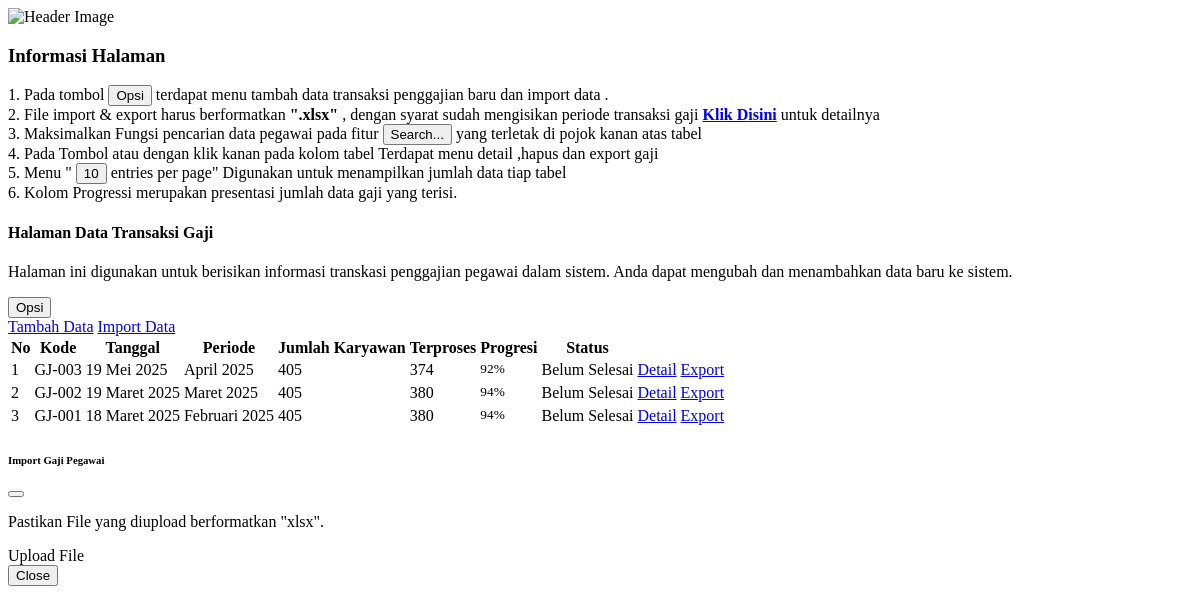
The page /views/gaji/data-gaji.php on the database its author committed.
### tables this page shows
CREATE TABLE `transaksi_gaji` (
  `id` int(11) NOT NULL,
  `kode_transaksi` varchar(100) NOT NULL,
  `tgl_transaksi` date NOT NULL,
  `periode_bulan` varchar(100) NOT NULL,
  `periode_tahun` varchar(100) NOT NULL,
  `jumlah_karyawan` int(11) NOT NULL,
  `proses` int(11) NOT NULL,
  `total_gaji` int(11) NOT NULL,
  `status_transaksi` varchar(100) NOT NULL,
  `email` int(11) NOT NULL
);

### env/tgl_indo.php (called while the page is built)
<?php
function tgl_indo($tanggal){
	$bulan = array (
		1 =>   'Januari',
		'Februari',
		'Maret',
		'April',
		'Mei',
		'Juni',
		'Juli',
		'Agustus',
		'September',
		'Oktober',
		'November',
		'Desember'
	);
	$pecahkan = explode('-', $tanggal);
	return $pecahkan[2] . ' ' . $bulan[ (int)$pecahkan[1] ] . ' ' . $pecahkan[0];
}
?>

### env/nama_bulan.php (called while the page is built, shortened)
<?php
function bulan_indonesia($bulan) {
    switch($bulan) {
        case 2:
            return "Februari";
            break;
        case 3:
            return "Maret";
            break;
        case 4:
            return "April";
            break;
    }
}
?>

### views/gaji/data-gaji.php (the view, shortened to what this page needs)
<?php
require 'env/koneksi.php';
require 'env/tgl_indo.php';
require 'env/nama_bulan.php';
?>
<div class="row">
    <div class="col-lg-12">
        <div class="card">
            <div class="card-body">
                <div class="row align-items-center">
                    <div class="col-md-3 col-sm-4 text-center">
                        <img src="public/bg/bg02.jpg" class="img-fluid rounded" alt="Header Image">
                    </div>
                    <div class="col-md-9 col-sm-8">
                        <h3 class="fw-bold mb-3">Informasi Halaman</h3>
                        <p class="mb-0 text-muted">
                            1. Pada tombol <button type="button" class="btn btn-primary btn-square btn-outline-dashed dropdown-toggle btn-sm">Opsi <i class="mdi mdi-chevron-down"></i></button>
                                terdapat menu tambah data transaksi penggajian baru dan import data .
                            <br>
                            2. File import & export harus berformatkan <strong>".xlsx"</strong> , dengan syarat sudah mengisikan periode transaksi gaji <strong><a href="#">Klik Disini</a></strong> untuk detailnya<br>
                            3. Maksimalkan Fungsi pencarian data pegawai pada fitur <button type="button" class="btn btn-sm btn-de-dark">Search...</button> yang terletak di pojok kanan atas tabel<br>
                            4. Pada Tombol <i class="las la-pen font-20"></i> atau dengan klik kanan <i class="las la-mouse-pointer font-20"></i> pada kolom tabel Terdapat menu detail ,hapus dan export gaji<br>
                            5. Menu " <button type="button" class="btn btn-primary btn-de-dark dropdown-toggle btn-sm">10<i class="mdi mdi-chevron-down"></i></button> entries per page" Digunakan untuk menampilkan jumlah data tiap tabel<br>
                            6. Kolom Progressi merupakan presentasi jumlah data gaji yang terisi.
                        </p>
                    </div>
                </div>
            </div>
        </div>
    </div>
</div>
<div class="row mt-2">
    <div class="col-lg-12">
        <div class="card">
            <div class="card-header">
                <div class="row">
                    <div class="col-sm-10">
                        <h4 class="card-title">Halaman Data Transaksi Gaji</h4>
                        <p class="text-muted mb-0">Halaman ini digunakan untuk berisikan informasi transkasi penggajian pegawai dalam sistem. Anda dapat mengubah dan menambahkan data baru ke sistem.
                        </p>
                    </div>
                    <div class="col-sm-2">
                        <div class="p-2">
                            <div class="button-items">
                                <button type="button" class="btn btn-primary btn-square btn-outline-dashed dropdown-toggle" data-bs-toggle="dropdown" aria-expanded="false">Opsi <i class="mdi mdi-chevron-down"></i></button>
                                <div class="dropdown-menu">
                                    <a class="dropdown-item" href="input-gaji">Tambah Data</a>
                                    <a class="dropdown-item" href="#" data-bs-toggle="modal" data-bs-target="#exampleModalPrimary">Import Data</a>
                                </div>
                            </div>
                        </div>
                    </div>
                </div>
            </div>
            <div class="card-body">
                <div class="row">
                    <div class="col-md-12">
                        <div class="table table-responsive">
                            <table class="table table-sm" id="datatable_1">
                                <thead>
                                    <tr>
                                        <th>No</th>
                                        <th>Kode</th>
                                        <th>Tanggal</th>
                                        <th>Periode</th>
                                        <th>Jumlah Karyawan</th>
                                        <th>Terproses</th>
                                        <th>Progresi</th>
                                        <th>Status</th>
                                        <th></th>
                                    </tr>
                                </thead>
                                <tbody>
                                    <?php
                                    $ambildata = $koneksi->query("SELECT * FROM transaksi_gaji ORDER BY kode_transaksi DESC");
                                    $no = 1;
                                    while ($data = mysqli_fetch_assoc($ambildata)) {
                                        require_once 'env/nama_bulan.php';
                                        $progres = ($data['proses']/$data['jumlah_karyawan']) * 100;
                                    ?>
                                    <tr
                                        data-dropdown-id="<?=$data['kode_transaksi']?>"
                                        data-periode-bulan="<?=ucwords($data['periode_bulan'])?>"
                                        data-periode-tahun="<?=$data['periode_tahun']?>"
                                        data-status="<?=ucwords($data['status_transaksi'])?>"
                                    >
                                        <td><?=$no++?></td>
                                        <td><?=$data['kode_transaksi']?></td>
                                        <td><?=($data['tgl_transaksi']=='0000-00-00') ? '' : tgl_indo($data['tgl_transaksi'])?></td>
                                        <td><?=ucwords(bulan_indonesia($data['periode_bulan']))?> <?=$data['periode_tahun']?></td>
                                        <td><?=$data['jumlah_karyawan']?></td>
                                        <td><?=$data['proses']?></td>
                                        <td>
                                            <small class="float-end ms-2 pt-1 font-10"><?=round($progres)?>%</small>
                                            <div class="progress mt-2" style="height:3px;">
                                            </div>
                                        </td>
                                        <td>
                                            <span class="badge rounded-pill <?=($data['status_transaksi'] == 'belum selesai') ? 'bg-danger' : 'bg-success'?>">
                                                <?=ucwords($data['status_transaksi'])?>
                                            </span>
                                        </td>
                                        <td>
                                            <div class="dropdown d-inline-block">
                                                <div class="dropdown-menu dropdown-menu-end" aria-labelledby="dLabel11">
                                                    <a class="dropdown-item" href="detail-transaksi-gaji/<?=$data['kode_transaksi']?>">Detail</a>
                                                    <?php if ($data['jumlah_karyawan']!=$data['proses']) { ?>
                                                        <a class="dropdown-item" href="app/controller/gaji/export-gaji-all.php?kode=<?=$data['kode_transaksi']?>&bulan=<?=$data['periode_bulan']?>&tahun=<?=$data['periode_tahun']?>">Export</a>
                                                    <?php } ?>
                                                </div>
                                            </div>
                                        </td>
                                    </tr>
                                    <?php } ?>
                                </tbody>
                            </table>
                        </div>
                    </div>
                </div>
            </div>
        </div>
    </div>
</div>
<div class="modal fade" id="exampleModalPrimary" tabindex="-1" role="dialog" aria-labelledby="exampleModalPrimary1" aria-hidden="true">
    <div class="modal-dialog" role="document">
        <div class="modal-content">
            <div class="modal-header bg-primary">
                <h6 class="modal-title m-0 text-white" id="exampleModalPrimary1">Import Gaji Pegawai</h6>
                <button type="button" class="btn-close" data-bs-dismiss="modal" aria-label="Close"></button>
            </div>
            <form method="post" action="app/controller/gaji/import-gaji.php" enctype="multipart/form-data">
                <div class="modal-body">
                    <div class="row">
                        <div class="col-sm-12">
                            <div class="d-grid">
                                <p class="text-muted">Pastikan File yang diupload berformatkan "xlsx".</p>
                                <label class="btn-upload btn btn-primary mt-4" for="input-file">Upload File</label>
                            </div>
                        </div>
                    </div>
                </div>
                <div class="modal-footer">
                    <button type="button" class="btn btn-de-secondary btn-sm" data-bs-dismiss="modal">Close</button>
                </div>
            </form>
        </div>
    </div>
</div>

### rows shown on the page
transaksi_gaji: kode_transaksi "GJ-003", tgl_transaksi "19 Mei 2025", periode_bulan "April", periode_tahun "2025", jumlah_karyawan "405", proses "374", progres "92", status_transaksi "Belum Selesai"
transaksi_gaji: kode_transaksi "GJ-002", tgl_transaksi "19 Maret 2025", periode_bulan "Maret", periode_tahun "2025", jumlah_karyawan "405", proses "380", progres "94", status_transaksi "Belum Selesai"
transaksi_gaji: kode_transaksi "GJ-001", tgl_transaksi "18 Maret 2025", periode_bulan "Februari", periode_tahun "2025", jumlah_karyawan "405", proses "380", progres "94", status_transaksi "Belum Selesai"
